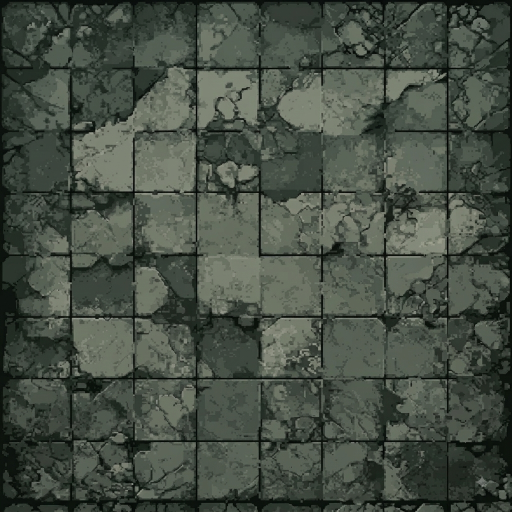
#> input picture tools/sprites/Gemini_Generated_Image_4dqzn84dqzn84dqz.png, 1024 x 1024 px (shown at 1/2 size)
$ python slice_gemini_floor.py
#> lines starting #> are read from the running program, lines starting #| are printed output that depends on the picture
"""제미나이가 만든 바닥 텍스처 → 아이소 다이아몬드 타일셋으로 변환.

=== 왜 "심리스"를 안 만드는가 ===
처음엔 심리스 처리를 하려 했는데, 이 게임 구조에서는 **불필요하다.**
아이소 바닥은 각 다이아몬드가 **독립 스프라이트**로 그려진다(기존 tileset_iso_stone.png
도 그렇다). 타일끼리 픽셀이 이어질 필요가 없고, 연속감은 "톤이 비슷한 것"에서 온다.
→ 큰 원본에서 **서로 다른 패치 16장을 뽑아** 각각 다이아몬드로 만들면
   반복 패턴 없이 변형이 확보된다. 심리스 문제 자체가 사라진다.

=== 원본에서 걷어내야 하는 것 (실측으로 확인) ===
  · 테두리 비네트 약 60px — 프롬프트에서 금지했는데도 모델이 넣었다
  · 우하단 (965, 970) 부근 워터마크
  · 격자 간격이 83~107px 로 불규칙 → 격자 기준 크롭은 불가
→ 중앙 832×832 만 사용한다(위 셋 모두 회피).

실행: python3 tools/sprites/slice_gemini_floor.py
출력: tools/sprites/_gemini_iso_preview.png   (검토용)
      tools/sprites/tileset_iso_gemini.png    (16칸 스트립, 적용은 아직 안 함)
"""
import pathlib

import numpy as np
from PIL import Image, ImageFilter

HERE = pathlib.Path(__file__).resolve().parent
SRC = HERE / 'Gemini_Generated_Image_4dqzn84dqzn84dqz.png'
TW, TH = 128, 64          # 기존 타일 규격과 동일
NVAR = 16                 # 기존 tileset_iso_stone.png 과 같은 변형 수

# 원본에서 안전 영역만 — 비네트 60px + 워터마크(965,970) 회피
CROP = (96, 96, 928, 928)

src = Image.open(SRC).convert('RGB').crop(CROP)
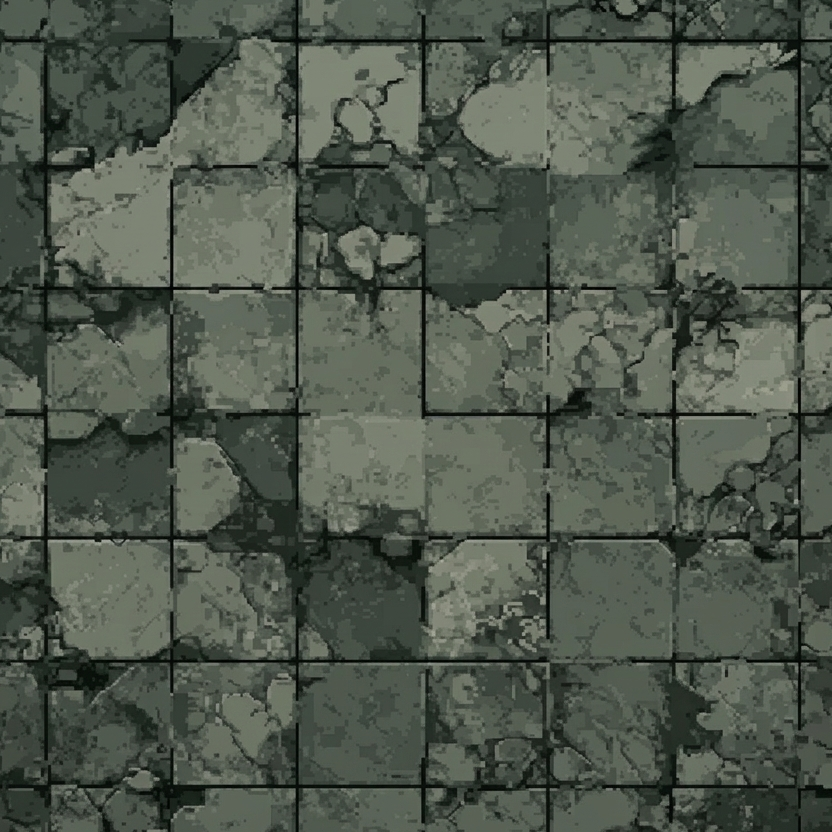
#> src: PIL image 832x832 RGB; mean R, G, B 79.4, 87.8, 76.6
SW, SH = src.size
#> SW = 832; SH = 832
arr = np.asarray(src, float)
GLOBAL_MEAN = arr.mean()
#> GLOBAL_MEAN = 81.28
print(f'안전 영역 {SW}x{SH}  평균명도 {GLOBAL_MEAN:.1f}')
#| 안전 영역 832x832  평균명도 81.3

rng = np.random.default_rng(4242)

# 다이아몬드 마스크 (2:1)
cx, cy = TW / 2, TH / 2
yy, xx = np.mgrid[0:TH, 0:TW].astype(float)
DIAG = 1 - (np.abs((xx - cx) / cx) + np.abs((yy - cy) / cy))


def make_tile(patch, rotate45, calm=0.0, darken=1.0):
    """정사각 패치 → 2:1 다이아몬드 타일.

    rotate45=True 면 45° 회전 후 눌러서 돌 결이 아이소 축과 맞게 한다
    (원본의 직교 줄눈이 다이아몬드 변과 평행해진다). 대신 보간 때문에 살짝 흐려진다.
    """
    p = patch
    if rotate45:
        # 회전은 **고해상도에서** 한다. 원본 크기에서 돌리면 보간 때문에 흐려져
        # 1차 시도가 뿌옇게 나왔다 → 3배로 키워 회전하고 중앙을 잘라낸다.
        UP = 3
        big = p.resize((p.width * UP, p.height * UP), Image.LANCZOS)
        big = big.rotate(45, resample=Image.BICUBIC, expand=False)
        m = int(min(big.size) / 2 / 1.42)          # 회전으로 빈 코너를 피해 안쪽만
        c = (big.width // 2, big.height // 2)
        p = big.crop((c[0] - m, c[1] - m, c[0] + m, c[1] + m))

    # 2배 해상도로 눌러서 만든 뒤 축소 — 한 번에 줄이면 디테일이 뭉개진다
    big = p.resize((TW * 2, TH * 2), Image.LANCZOS)
    big = big.resize((TW, TH), Image.BOX)
    # 회전·리샘플로 잃은 선명도를 되돌린다(과하면 노이즈가 튀므로 약하게)
    big = big.filter(ImageFilter.UnsharpMask(radius=1.2, percent=95, threshold=2))

    # calm: 잔 디테일만 눌러 '국소 대비'를 낮춘다. 큰 명암은 유지.
    #   바닥의 국소 대비가 높으면 32px 적 스프라이트가 묻힌다 —
    #   이전 타일셋에서 "그물망 같다"는 지적을 받은 게 정확히 이 문제였다.
    if calm > 0:
        soft = big.filter(ImageFilter.GaussianBlur(1.1))
        big = Image.blend(big, soft, calm)
    tex = np.asarray(big, float)
    tex = (tex - tex.mean()) * 1.12 + tex.mean()
    tex *= 0.90 * darken

    # 타일마다 밝기를 전역 평균으로 절반쯤 끌어당긴다.
    # 완전히 맞추면 변형이 사라지고, 안 하면 유난히 밝은 타일이 조명처럼 튄다.
    tex += (GLOBAL_MEAN - tex.mean()) * 0.55

    # 가장자리 어둡게 — 다이아몬드 변이 곧 '줄눈'이 된다(기존 타일셋과 같은 방식)
    rim = np.clip((0.10 - DIAG) / 0.10, 0, 1) * (DIAG > 0.02)
    tex -= rim[..., None] * 44   # 림을 강하게 — 다이아몬드 격자가 또렷이 읽히게

    a = np.clip((DIAG + 0.02) / 0.035, 0, 1) * 255
    return Image.fromarray(
        np.dstack([np.clip(tex, 0, 255), np.clip(a, 0, 255)]).astype(np.uint8), 'RGBA')


def sample_patches(size, n, seed):
    rg = np.random.default_rng(seed)
    out = []
    for _ in range(n):
        x = int(rg.integers(0, SW - size))
        y = int(rg.integers(0, SH - size))
        out.append(src.crop((x, y, x + size, y + size)))
    return out


# --- A안(그냥 누름) vs B안(45° 회전 후 누름) 비교 시트 ---
PATCH = 150               # 다이아몬드 하나가 덮는 원본 영역. 원본 줄눈 간격(83~107)보다 크게
patches = sample_patches(PATCH, NVAR, 7)
#> after the loop in sample_patches, `for _ in range(n):`: out = 16 items
#> patches = 16 items

# A안(그냥 누름)은 탈락 — 원본의 직교 줄눈이 다이아몬드를 가로질러 검은 선으로 남았다.
# 45° 회전하면 줄눈이 다이아몬드 변과 정렬돼 아이소 석재로 제대로 읽힌다.
sets = {
    '1_full': [make_tile(p, True) for p in patches],
    '2_toned': [make_tile(p, True, calm=0.55, darken=0.88) for p in patches],
    '3_calm': [make_tile(p, True, calm=0.85, darken=0.80) for p in patches],
}
#> in make_tile, `tex -= rim[..., None] * 44`: tex: shape (64, 128, 3) float64; mean R, G, B 73.6, 81.6, 71.1
#> in make_tile (call 2), `tex -= rim[..., None] * 44`: tex: shape (64, 128, 3) float64; mean R, G, B 69.6, 77.7, 68.2
#> call 3 of make_tile, with rotate45 = True, calm = 0, darken = 1
#> in make_tile (call 3), `tex -= rim[..., None] * 44`:
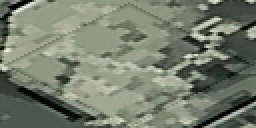
#> tex: shape (64, 128, 3) float64 (shown 2 times larger); mean R, G, B 82.2, 89.1, 76.3; drawn with min black and max white
#> in make_tile (call 3), `return Image.fromarray( np.dstack([np.clip(tex, 0, 255), np.clip(a, 0,..`:
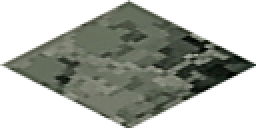
#> returned value: PIL image 128x64 RGBA (shown 2 times larger); mean R, G, B, A 82, 88.8, 76.1, 128.2; transparent parts drawn white
#> call 4 of make_tile, with rotate45 = True, calm = 0, darken = 1
#> in make_tile (call 4), `p = patch`:
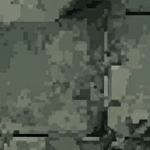
#> p: PIL image 150x150 RGB; mean R, G, B 82.7, 91.7, 80.1
#> in make_tile (call 4), `big = big.rotate(45, resample=Image.BICUBIC, expand=False)`:
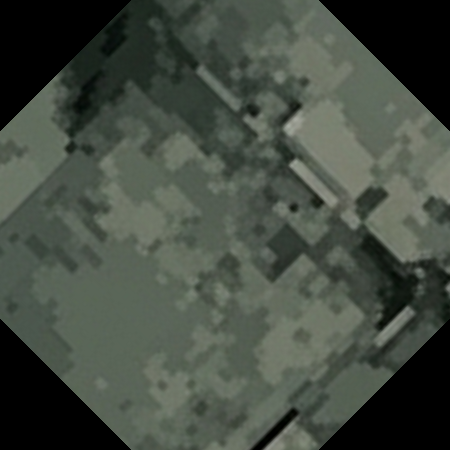
#> big: PIL image 450x450 RGB; mean R, G, B 68.2, 75.8, 66.1
#> in make_tile (call 4), `p = big.crop((c[0] - m, c[1] - m, c[0] + m, c[1] + m))`:
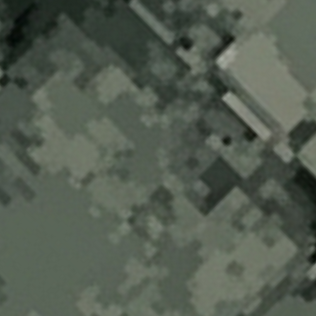
#> p: PIL image 316x316 RGB; mean R, G, B 84, 93.1, 81.2
#> in make_tile (call 4), `big = p.resize((TW * 2, TH * 2), Image.LANCZOS)`:
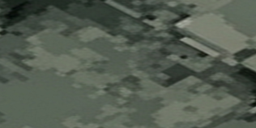
#> big: PIL image 256x128 RGB; mean R, G, B 84, 93.1, 81.2


def lay_floor(tiles, cols=7, rows=9):
    """아이소 바닥으로 깔아본다 — 반복이 보이는지 확인하는 게 목적."""
    Wp = TW * cols
    Hp = int(TH * (rows + cols) / 2) + TH
    img = Image.new('RGBA', (Wp, Hp), (14, 16, 18, 255))
    for r in range(rows):
        for c in range(cols):
            # 좌표 해시로 변형 선택 — 게임 코드와 같은 방식(스크롤해도 안 바뀜)
            hv = ((c * 73856093) ^ (r * 19349663)) & 0xFFFFFFFF
            t = tiles[hv % len(tiles)]
            sx = int((c - r) * TW / 2) + Wp // 2 - TW // 2
            sy = int((c + r) * TH / 2)
            img.alpha_composite(t, (sx, sy))
    return img


from PIL import ImageDraw
PAD, LAB = 14, 24
#> (the run stopped early here; a loop or call above may not have finished)
